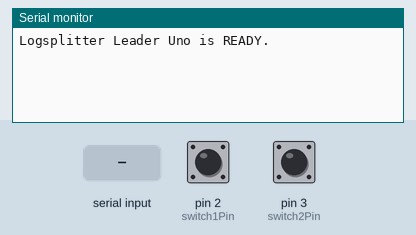
The sketch below on a simulated Arduino Uno, built with avr-gcc and run on an emulated ATmega328P. On the bench: the last lines printed to the serial monitor. The inputs (shaded band) are chosen by the test bench; at power-on: pin 2 (switch1Pin) HIGH, pin 3 (switch2Pin) HIGH.

Above: at 1.2 s.
1.3 s: "READ\n" received over Serial
At 2.4 s:
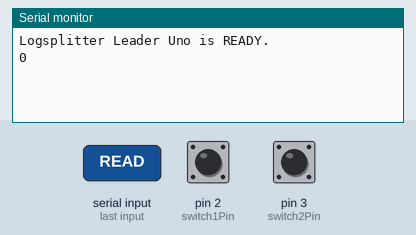
2.8 s: "1\n" received over Serial
At 3.6 s:
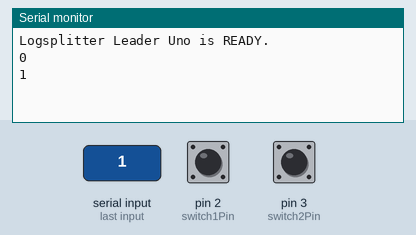

The sketch:

logsplitter_leader.ino
```cpp
const int switch1Pin = 2;
const int switch2Pin = 3;

const unsigned long BAUD = 115200;

int currentState = 0; // Default state

void setup() {
  Serial.begin(BAUD);

  pinMode(switch1Pin, INPUT_PULLUP);
  pinMode(switch2Pin, INPUT_PULLUP);

  Serial.println("Logsplitter Leader Uno is READY.");
}

void loop() {
  // 1) Handle Incoming Serial Data
  if (Serial.available() > 0) {
    String command = Serial.readStringUntil('\n');
    command.trim(); // Remove any stray carriage returns or spaces

    if (command.equalsIgnoreCase("READ")) {
      // Serial.print("Current State: ");
      Serial.println(currentState);
    } else {
      // Serial.print("Received Command: ");
      Serial.println(command);
    }
  }

  // 2) Read the 2 switches
  // Using !digitalRead because INPUT_PULLUP makes a pressed switch LOW
  bool s1Active = (digitalRead(switch1Pin) == LOW);
  bool s2Active = (digitalRead(switch2Pin) == LOW);

  // 3) State Logic
  // a) Switch 1 active, Switch 2 inactive
  if (s1Active && !s2Active) {
    currentState = -50;
  }
  // b) Switch 2 active, Switch 1 inactive
  else if (s2Active && !s1Active) {
    currentState = 50;
  }
  // c) Both inactive
  else if (!s1Active && !s2Active) {
    currentState = 0;
  }
}
```

Measured:
- after the input at 1.3 s, the serial monitor: prints a new line at once (image 1)
- after the input at 2.8 s, the serial monitor: prints a new line at once (image 2)
